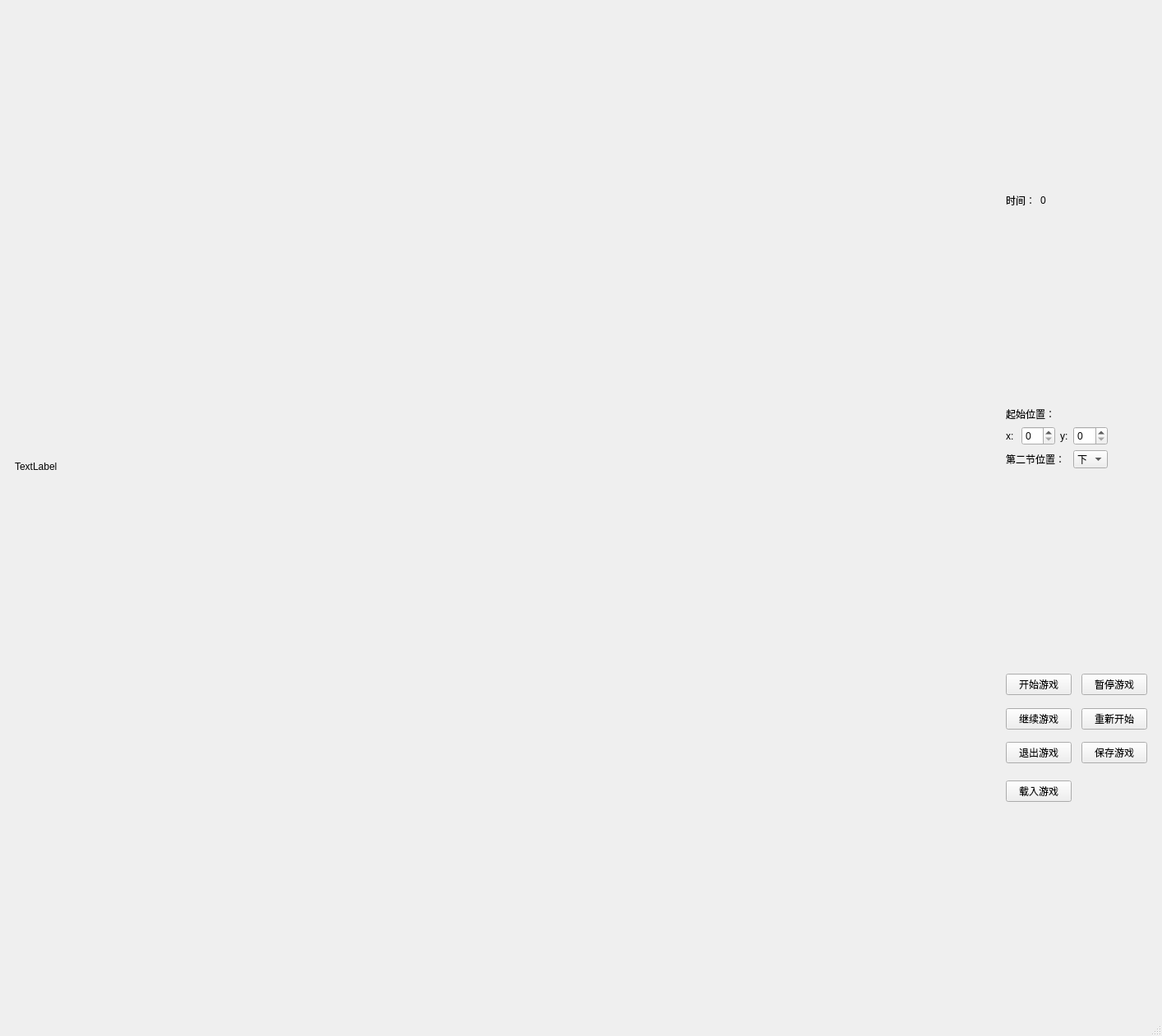
<?xml version="1.0" encoding="UTF-8"?>
<ui version="4.0">
 <class>MainWindow</class>
 <widget class="QMainWindow" name="MainWindow">
  <property name="geometry">
   <rect>
    <x>0</x>
    <y>0</y>
    <width>1414</width>
    <height>1261</height>
   </rect>
  </property>
  <property name="windowTitle">
   <string>MainWindow</string>
  </property>
  <widget class="QWidget" name="centralwidget">
   <layout class="QGridLayout" name="gridLayout_5">
    <item row="0" column="0" rowspan="7">
     <widget class="QWidget" name="widget_2" native="true">
      <property name="minimumSize">
       <size>
        <width>1200</width>
        <height>1200</height>
       </size>
      </property>
      <layout class="QGridLayout" name="gridLayout_2">
       <item row="0" column="0">
        <widget class="SnakeLabel" name="label">
         <property name="enabled">
          <bool>true</bool>
         </property>
         <property name="minimumSize">
          <size>
           <width>1100</width>
           <height>1100</height>
          </size>
         </property>
         <property name="text">
          <string>TextLabel</string>
         </property>
        </widget>
       </item>
       <item row="1" column="0">
        <spacer name="verticalSpacer_9">
         <property name="orientation">
          <enum>Qt::Vertical</enum>
         </property>
         <property name="sizeHint" stdset="0">
          <size>
           <width>20</width>
           <height>73</height>
          </size>
         </property>
        </spacer>
       </item>
      </layout>
     </widget>
    </item>
    <item row="0" column="1">
     <spacer name="verticalSpacer_3">
      <property name="orientation">
       <enum>Qt::Vertical</enum>
      </property>
      <property name="sizeHint" stdset="0">
       <size>
        <width>20</width>
        <height>176</height>
       </size>
      </property>
     </spacer>
    </item>
    <item row="1" column="1">
     <widget class="QWidget" name="widget_3" native="true">
      <layout class="QGridLayout" name="gridLayout_3">
       <item row="0" column="1">
        <widget class="QLabel" name="timeLabel">
         <property name="text">
          <string>0</string>
         </property>
        </widget>
       </item>
       <item row="0" column="0">
        <widget class="QLabel" name="label_2">
         <property name="text">
          <string>时间：</string>
         </property>
        </widget>
       </item>
      </layout>
     </widget>
    </item>
    <item row="2" column="3">
     <spacer name="verticalSpacer_10">
      <property name="orientation">
       <enum>Qt::Vertical</enum>
      </property>
      <property name="sizeHint" stdset="0">
       <size>
        <width>20</width>
        <height>212</height>
       </size>
      </property>
     </spacer>
    </item>
    <item row="3" column="1" colspan="3">
     <widget class="QWidget" name="widget_4" native="true">
      <layout class="QGridLayout" name="gridLayout_4">
       <item row="0" column="0" colspan="2">
        <widget class="QLabel" name="label_3">
         <property name="text">
          <string>起始位置：</string>
         </property>
        </widget>
       </item>
       <item row="1" column="0">
        <widget class="QLabel" name="label_4">
         <property name="text">
          <string>x:</string>
         </property>
        </widget>
       </item>
       <item row="1" column="1">
        <widget class="QSpinBox" name="spinBox"/>
       </item>
       <item row="1" column="2">
        <widget class="QLabel" name="label_5">
         <property name="text">
          <string>y:</string>
         </property>
        </widget>
       </item>
       <item row="1" column="3">
        <widget class="QSpinBox" name="spinBox_2"/>
       </item>
       <item row="1" column="4">
        <spacer name="horizontalSpacer_4">
         <property name="orientation">
          <enum>Qt::Horizontal</enum>
         </property>
         <property name="sizeHint" stdset="0">
          <size>
           <width>7</width>
           <height>20</height>
          </size>
         </property>
        </spacer>
       </item>
       <item row="2" column="0" colspan="3">
        <widget class="QLabel" name="label_6">
         <property name="text">
          <string>第二节位置：</string>
         </property>
        </widget>
       </item>
       <item row="2" column="3">
        <widget class="QComboBox" name="comboBox">
         <property name="currentText">
          <string>下</string>
         </property>
         <property name="currentIndex">
          <number>1</number>
         </property>
         <item>
          <property name="text">
           <string>上</string>
          </property>
         </item>
         <item>
          <property name="text">
           <string>下</string>
          </property>
         </item>
         <item>
          <property name="text">
           <string>左</string>
          </property>
         </item>
         <item>
          <property name="text">
           <string>右</string>
          </property>
         </item>
        </widget>
       </item>
       <item row="2" column="4">
        <spacer name="horizontalSpacer_5">
         <property name="orientation">
          <enum>Qt::Horizontal</enum>
         </property>
         <property name="sizeHint" stdset="0">
          <size>
           <width>7</width>
           <height>20</height>
          </size>
         </property>
        </spacer>
       </item>
      </layout>
     </widget>
    </item>
    <item row="4" column="2">
     <spacer name="verticalSpacer">
      <property name="orientation">
       <enum>Qt::Vertical</enum>
      </property>
      <property name="sizeHint" stdset="0">
       <size>
        <width>20</width>
        <height>176</height>
       </size>
      </property>
     </spacer>
    </item>
    <item row="5" column="1" colspan="3">
     <widget class="QWidget" name="widget" native="true">
      <layout class="QGridLayout" name="gridLayout">
       <item row="2" column="2">
        <spacer name="horizontalSpacer">
         <property name="orientation">
          <enum>Qt::Horizontal</enum>
         </property>
         <property name="sizeHint" stdset="0">
          <size>
           <width>20</width>
           <height>20</height>
          </size>
         </property>
        </spacer>
       </item>
       <item row="5" column="2">
        <spacer name="horizontalSpacer_2">
         <property name="orientation">
          <enum>Qt::Horizontal</enum>
         </property>
         <property name="sizeHint" stdset="0">
          <size>
           <width>20</width>
           <height>20</height>
          </size>
         </property>
        </spacer>
       </item>
       <item row="11" column="0" colspan="2">
        <widget class="QPushButton" name="loadButton">
         <property name="text">
          <string>载入游戏</string>
         </property>
        </widget>
       </item>
       <item row="5" column="0" colspan="2">
        <widget class="QPushButton" name="continueButton">
         <property name="text">
          <string>继续游戏</string>
         </property>
        </widget>
       </item>
       <item row="2" column="0" colspan="2">
        <widget class="QPushButton" name="startButton">
         <property name="text">
          <string>开始游戏</string>
         </property>
        </widget>
       </item>
       <item row="8" column="2" rowspan="2">
        <spacer name="horizontalSpacer_3">
         <property name="orientation">
          <enum>Qt::Horizontal</enum>
         </property>
         <property name="sizeHint" stdset="0">
          <size>
           <width>20</width>
           <height>20</height>
          </size>
         </property>
        </spacer>
       </item>
       <item row="8" column="3">
        <widget class="QPushButton" name="saveButton">
         <property name="text">
          <string>保存游戏</string>
         </property>
        </widget>
       </item>
       <item row="8" column="0" colspan="2">
        <widget class="QPushButton" name="exitButton">
         <property name="text">
          <string>退出游戏</string>
         </property>
        </widget>
       </item>
       <item row="7" column="0">
        <spacer name="verticalSpacer_5">
         <property name="orientation">
          <enum>Qt::Vertical</enum>
         </property>
         <property name="sizeHint" stdset="0">
          <size>
           <width>20</width>
           <height>6</height>
          </size>
         </property>
        </spacer>
       </item>
       <item row="4" column="0">
        <spacer name="verticalSpacer_4">
         <property name="orientation">
          <enum>Qt::Vertical</enum>
         </property>
         <property name="sizeHint" stdset="0">
          <size>
           <width>20</width>
           <height>10</height>
          </size>
         </property>
        </spacer>
       </item>
       <item row="10" column="0">
        <spacer name="verticalSpacer_6">
         <property name="orientation">
          <enum>Qt::Vertical</enum>
         </property>
         <property name="sizeHint" stdset="0">
          <size>
           <width>20</width>
           <height>9</height>
          </size>
         </property>
        </spacer>
       </item>
       <item row="2" column="3">
        <widget class="QPushButton" name="stopButton">
         <property name="text">
          <string>暂停游戏</string>
         </property>
        </widget>
       </item>
       <item row="5" column="3">
        <widget class="QPushButton" name="restartButton">
         <property name="text">
          <string>重新开始</string>
         </property>
        </widget>
       </item>
       <item row="1" column="0">
        <spacer name="verticalSpacer_8">
         <property name="orientation">
          <enum>Qt::Vertical</enum>
         </property>
         <property name="sizeHint" stdset="0">
          <size>
           <width>20</width>
           <height>6</height>
          </size>
         </property>
        </spacer>
       </item>
       <item row="12" column="0">
        <spacer name="verticalSpacer_7">
         <property name="orientation">
          <enum>Qt::Vertical</enum>
         </property>
         <property name="sizeHint" stdset="0">
          <size>
           <width>20</width>
           <height>28</height>
          </size>
         </property>
        </spacer>
       </item>
      </layout>
     </widget>
    </item>
    <item row="6" column="1">
     <spacer name="verticalSpacer_2">
      <property name="orientation">
       <enum>Qt::Vertical</enum>
      </property>
      <property name="sizeHint" stdset="0">
       <size>
        <width>20</width>
        <height>115</height>
       </size>
      </property>
     </spacer>
    </item>
   </layout>
  </widget>
  <widget class="QMenuBar" name="menubar">
   <property name="geometry">
    <rect>
     <x>0</x>
     <y>0</y>
     <width>1414</width>
     <height>21</height>
    </rect>
   </property>
  </widget>
  <widget class="QStatusBar" name="statusbar"/>
 </widget>
 <customwidgets>
  <customwidget>
   <class>SnakeLabel</class>
   <extends>QLabel</extends>
   <header location="global">snakelabel.h</header>
  </customwidget>
 </customwidgets>
 <resources/>
 <connections>
  <connection>
   <sender>exitButton</sender>
   <signal>clicked()</signal>
   <receiver>MainWindow</receiver>
   <slot>close()</slot>
   <hints>
    <hint type="sourcelabel">
     <x>618</x>
     <y>253</y>
    </hint>
    <hint type="destinationlabel">
     <x>342</x>
     <y>263</y>
    </hint>
   </hints>
  </connection>
 </connections>
</ui>
